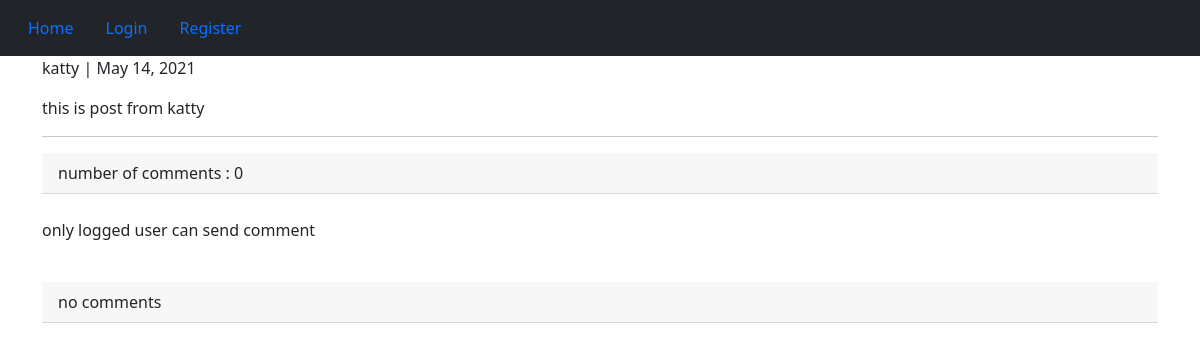
Page /2021/5/14/this-is-post-from-katty/ on the committed database.
### posts/models.py (models this page shows, shortened)
class Post (models.Model):
    user =      models.ForeignKey(User, on_delete = models.CASCADE)
    body =      models.TextField(max_length = 500)
    slug =      models.SlugField(max_length = 200)
    created =   models.DateTimeField(auto_now_add = True)
    class Meta :
        ordering = ('-created',)

### posts/views.py (the view)
# urls.py: path('<int:year>/<int:month>/<int:day>/<slug:slug>/', views.post_detail, name='post_detail'),
def post_detail(request, year, month, day, slug):
    the_post = get_object_or_404( Post, created__year = year, created__month = month, created__day = day, slug = slug )
    comments = the_post.postcomments.filter(is_reply = False)
    reply_form = AddReplyForm()
    if request.method == 'POST' :
        form = AddCommentForm(request.POST)
        if form.is_valid():
            newcom = form.save(commit=False)
            newcom.user = request.user
            newcom.post = the_post
            newcom.save()
            messages.success(request, 'your comment send successfully', 'success')
    else :
        form = AddCommentForm()
    context = {
        'post' : the_post,
        'comments' : comments ,
        'form' : form,
        'reply_form' : reply_form
    }
    return render(request,'posts/post_detail.html', context)

### posts/templates/posts/post_detail.html (shortened to what this page needs)
{% extends 'base.html' %}
{% block content %}
    <p>{{ post.user }} |  {{ post.created|date }}</p>
    <p>{{ post.body }}</p>
    <hr />
    <p class='card-header' >number of comments : {{ comments.count }}</p>
    <br />
    {% if request.user.is_authenticated %}
        <form action='' method='POST' novalidate>
            {% csrf_token %}
            {{ form.as_p }}
            <input type='submit' value='Send comment' class='btn btn-primary' >
        </form>
    {% else %}
        <p>only logged user can send comment</p>
    {% endif %}
    <br />
    {% for comment in comments %}
        <div class='card bg-dark text-white' >
            <p class='card-header' >{{ comment.user }}</p>
            <p class='card-body' >{{ comment.body }}</p>
            {% if request.user.is_authenticated %}
            <div class ='card-body' >
                <form action='{% url "posts:add_reply" comment.id %}' method='POST' >
                    {% csrf_token %}
                    {{ form.as_p }}
                    <input type='submit' value='Send Reply' class='btn btn-primary' >
                </form>
            </div>
            {% else %}
                <p>only logged user can send Reply</p>
            {% endif %}
            {% for reply in comment.replies.all %}
                <p class='bg-primary text-white p-3 m-4' >{{ reply.user }} <br /> {{ reply.body }} </p>
            {% endfor %}
        </div>
        <br />
    {% empty %}
        <p class='card-header' > no comments </p>
    {% endfor %}
{% endblock %}

### rows in the picture
Post: user "katty", created "May 14, 2021", body "this is post from katty"

### other values in the picture
{{ comments.count }} "0"
